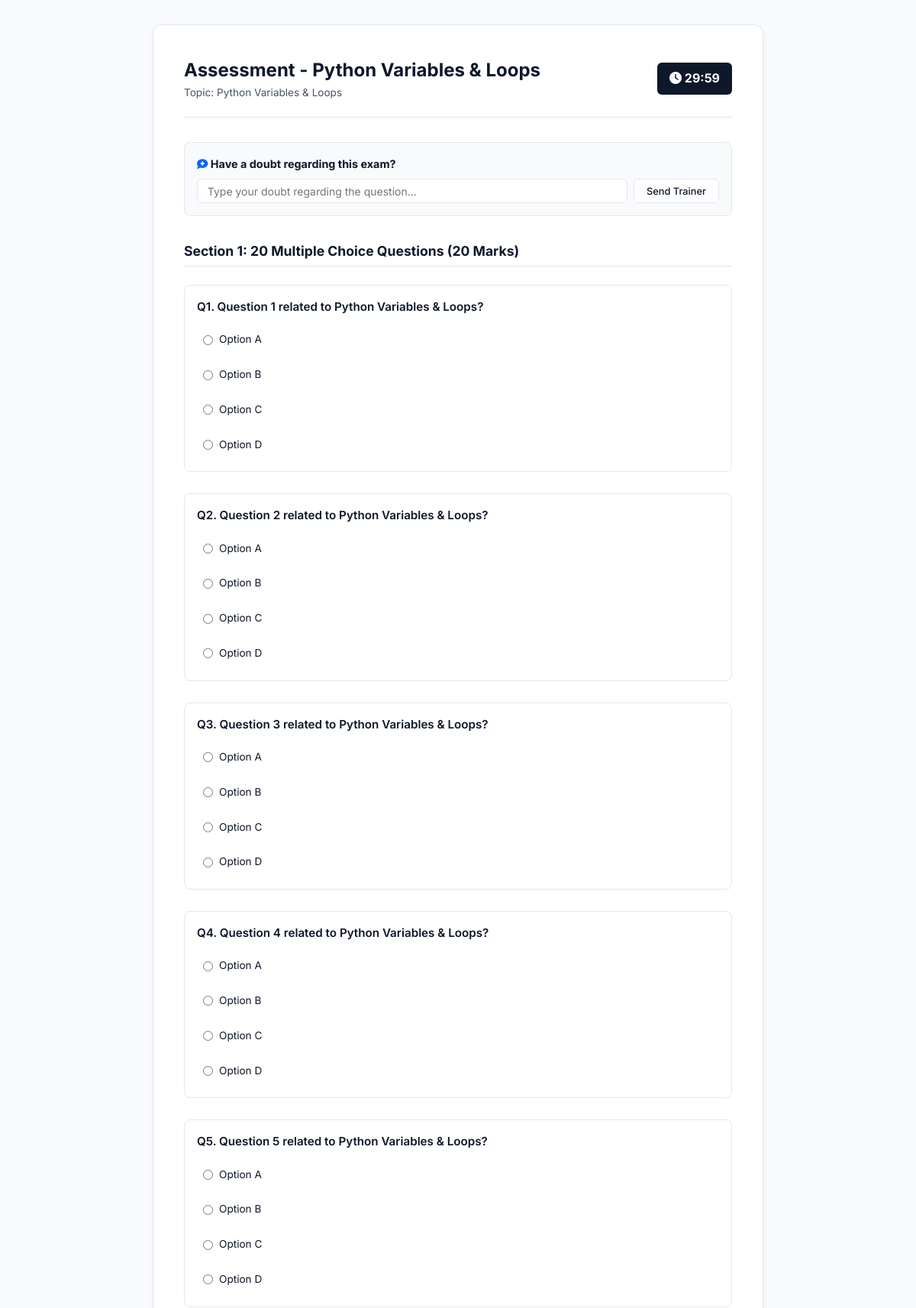
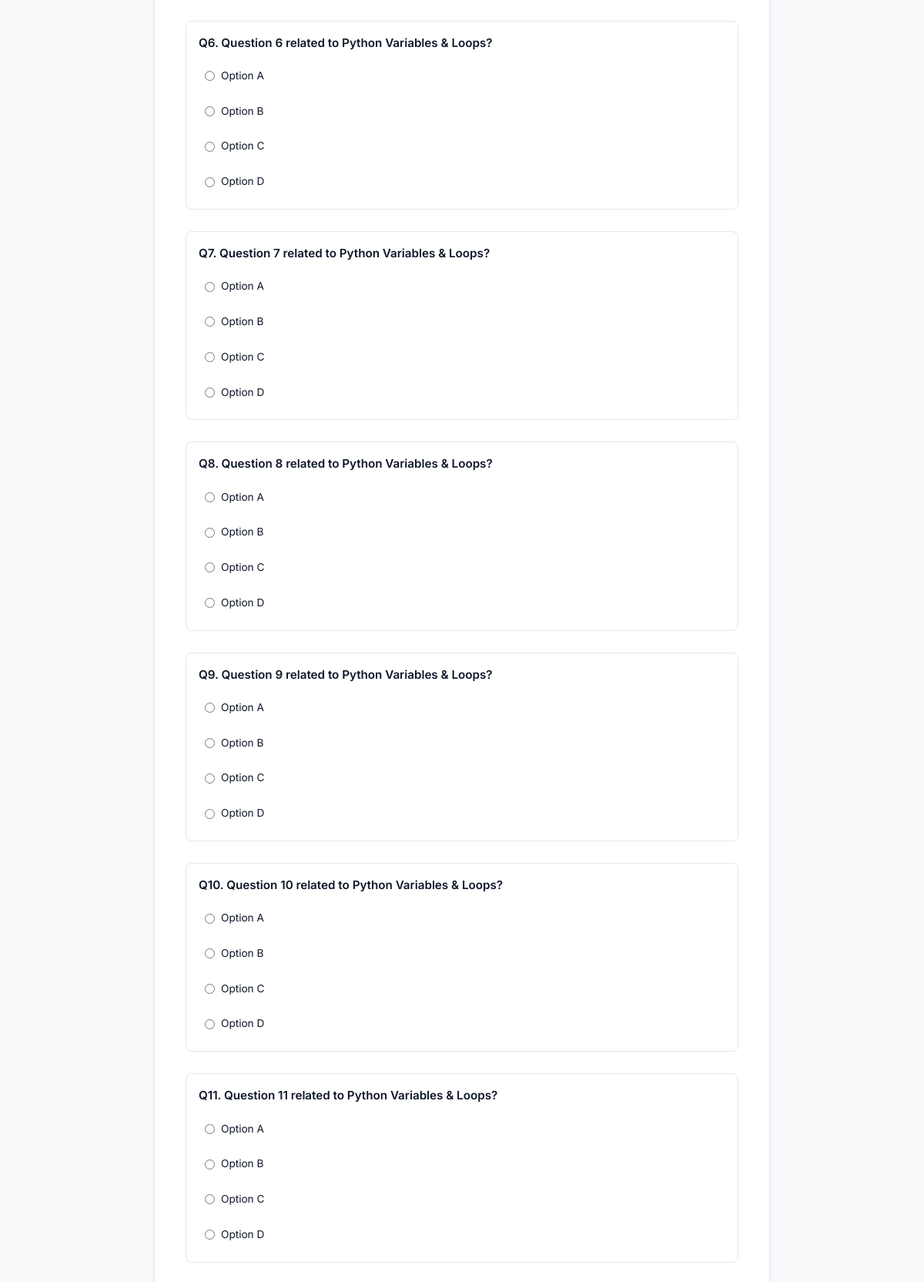
Page /student/exam/77/ (signed in, upper part) on the committed database (2 pictures, top to bottom).
### student/models.py (models this page shows, shortened)
class Assessment(models.Model):
    syllabus_item = models.OneToOneField(SyllabusItem, on_delete=models.CASCADE, related_name='assessment')
    title = models.CharField(max_length=200)
    questions_json = models.JSONField() # Contains list of 20 MCQs and 1 coding question with solutions
    time_limit_mins = models.IntegerField(default=30)
    created_at = models.DateTimeField(auto_now_add=True)

class SyllabusItem(models.Model):
    batch = models.ForeignKey(Batch, on_delete=models.CASCADE, related_name='syllabus')
    course_name = models.CharField(max_length=100) # Java, Python, SQL, HTML/CSS/JS
    topic = models.CharField(max_length=200) # e.g. Inheritance, Multi-threading, List Comprehension
    is_completed = models.BooleanField(default=False)
    completed_date = models.DateField(null=True, blank=True)
    trainer = models.ForeignKey(CustomUser, on_delete=models.SET_NULL, null=True, limit_choices_to={'role': 'TRAINER'})
    created_at = models.DateTimeField(auto_now_add=True)

### student/views.py (the view, shortened to what this page needs)
# urls.py: path("exam/<int:assessment_id>/", StudentExamView.as_view(), name="student_exam"),
class StudentExamView(LoginRequiredMixin, View):
    def get(self, request, assessment_id, *args, **kwargs):
        assessment = get_object_or_404(Assessment, id=assessment_id)
        attempt = AssessmentAttempt.objects.filter(student=request.user, assessment=assessment).first()
        if attempt and attempt.is_completed:
            messages.warning(request, "You have already completed this assessment!")
            return redirect('student_dashboard')
        trainer = assessment.syllabus_item.trainer or CustomUser.objects.filter(role='TRAINER').first()
        context = {
            'assessment': assessment,
            'trainer': trainer,
            'questions': assessment.questions_json[:20],
            'coding_question': assessment.questions_json[20] if len(assessment.questions_json) > 20 else None
        }
        return render(request, 'student/exam.html', context)

### templates/student/exam.html (shortened to what this page needs)
{% extends 'base.html' %}
{% block content %}
<div class="exam-layout screenshot-guard" id="exam-container">
    <div style="display: flex; justify-content: space-between; align-items: center; border-bottom: 1px solid var(--border-color); padding-bottom: 1.25rem; margin-bottom: 2rem;">
        <div>
            <h1 style="font-size: 1.5rem; font-weight: 700; color: var(--primary-dark);">{{ assessment.title }}</h1>
            <p style="font-size: 0.85rem; color: var(--text-muted);">Topic: {{ assessment.syllabus_item.topic }}</p>
        </div>
        <div style="text-align: right; background-color: var(--primary-dark); color: white; padding: 0.5rem 1rem; border-radius: 6px; font-weight: 700; font-size: 1rem;">
            <i class="fa-solid fa-clock"></i> <span id="timer">30:00</span>
        </div>
    </div>
    <div style="background-color: #F8FAFC; border: 1px solid var(--border-color); border-radius: 8px; padding: 1rem; margin-bottom: 2rem;">
        <h4 style="font-size: 0.9rem; font-weight: 700; color: var(--primary-dark); margin-bottom: 0.5rem;"><i class="fa-solid fa-comment-medical" style="color: var(--primary-blue);"></i> Have a doubt regarding this exam?</h4>
        <div style="display: flex; gap: 0.5rem;">
            <input type="text" id="doubt-txt" class="form-input" style="flex: 1; padding: 0.4rem 0.8rem;" placeholder="Type your doubt regarding the question...">
            <button class="btn btn-secondary" style="padding: 0.4rem 1rem; font-size: 0.8rem;" onclick="dropExamDoubt()">Send Trainer</button>
        </div>
    </div>
    <form id="assessment-form" method="post" action="{% url 'student_exam' assessment.id %}">
        <h3 style="font-size: 1.1rem; font-weight: 700; color: var(--primary-dark); margin-bottom: 1.5rem; border-bottom: 1px solid var(--border-color); padding-bottom: 5px;">Section 1: 20 Multiple Choice Questions (20 Marks)</h3>
        {% for q in questions %}
            <div style="margin-bottom: 1.75rem; padding: 1rem; border: 1px solid var(--border-color); border-radius: 8px;">
                <p style="font-size: 0.95rem; font-weight: 600; color: var(--text-dark); margin-bottom: 0.75rem;">Q{{ forloop.counter }}. {{ q.question }}</p>
                <div style="display: flex; flex-direction: column; gap: 0.5rem;">
                    {% for opt in q.options %}
                        <label style="display: flex; align-items: center; gap: 0.5rem; font-size: 0.85rem; color: var(--text-dark); cursor: pointer; padding: 0.5rem; border-radius: 4px; transition: background-color 0.2s;" onmouseover="this.style.backgroundColor='#F1F5F9'" onmouseout="this.style.backgroundColor='transparent'">
                            <input type="radio" name="q_{{ q.id }}" value="{{ opt }}" required>
                            {{ opt }}
                        </label>
                    {% endfor %}
                </div>
            </div>
        {% endfor %}
    </form>
</div>
{% endblock %}

### templates/base.html (shortened to what this page needs)
{% load static %}
<!DOCTYPE html>
<html lang="en">
<head>
    <link rel="stylesheet" href="{% static 'css/styles.css' %}">
    <link rel="stylesheet" href="https://cdnjs.cloudflare.com/ajax/libs/font-awesome/6.4.0/css/all.min.css">
</head>
<body class="animate-fade-in">
    {% block content %}
    {% endblock %}
</body>
</html>

### static/css/styles.css (style rules this page uses)
:root { --primary-dark: #0F172A; --primary-blue: #0066fe; --primary-accent: #0066fe; --bg-light: #F8FAFC; --border-color: #E2E8F0; --text-dark: #0F172A; --text-muted: #475569; --white: #FFFFFF; --success: #10B981; --danger: #EF4444; --warning: #F59E0B; }
* { margin: 0; padding: 0; box-sizing: border-box; font-family: 'Inter', sans-serif; }
body { background-color: var(--bg-light); color: var(--text-dark); line-height: 1.6; overflow-x: hidden; font-size: 1.05rem; }
.animate-fade-in { animation: fadeIn 0.8s ease-out forwards; }
.screenshot-guard { user-select: none; -webkit-user-select: none; -moz-user-select: none; -ms-user-select: none; }
.exam-layout { max-width: 800px; margin: 2rem auto; background-color: var(--white); border-radius: 12px; padding: 2.5rem; border: 1px solid var(--border-color); box-shadow: 0 4px 6px rgba(0,0,0,0.05); }
.btn { display: inline-flex; align-items: center; justify-content: center; padding: 0.625rem 1.25rem; font-weight: 500; font-size: 0.875rem; border-radius: 6px; border: none; cursor: pointer; transition: all 0.2s ease; text-decoration: none; }
.btn-secondary { background-color: var(--white); color: var(--text-dark); border: 1px solid var(--border-color); }
.form-input, .form-textarea, .form-select { padding: 0.625rem 0.875rem; border-radius: 6px; border: 1px solid var(--border-color); outline: none; font-size: 0.875rem; width: 100%; }

### templates/student/exam.html (style rules this page uses)
body { -webkit-user-select: none; -moz-user-select: none; -ms-user-select: none; user-select: none; }

### rows in the picture
Assessment: title "Assessment - Python Variables & Loops", syllabus_item.topic "Python Variables & Loops"

### other values in the picture
{{ q.question }} "Question 1 related to Python Variables & Loops?" "Question 2 related to Python Variables & Loops?" "Question 3 related to Python Variables & Loops?" "Question 4 related to Python Variables & Loops?" "Question 5 related to Python Variables & Loops?" "Question 6 related to Python Variables & Loops?" "Question 7 related to Python Variables & Loops?" "Question 8 related to Python Variables & Loops?" "Question 9 related to Python Variables & Loops?" "Question 10 related to Python Variables & Loops?" "Question 11 related to Python Variables & Loops?"
{{ opt }} "Option A" "Option B" "Option C" "Option D" "Option A" "Option B" "Option C" "Option D" "Option A" "Option B" "Option C" "Option D" "Option A" "Option B" "Option C" "Option D" "Option A" "Option B" "Option C" "Option D" "Option A" "Option B" "Option C" "Option D" "Option A" "Option B" "Option C" "Option D" "Option A" "Option B" "Option C" "Option D" "Option A" "Option B" "Option C" "Option D" "Option A" "Option B" "Option C" "Option D" "Option A" "Option B" "Option C" "Option D"
